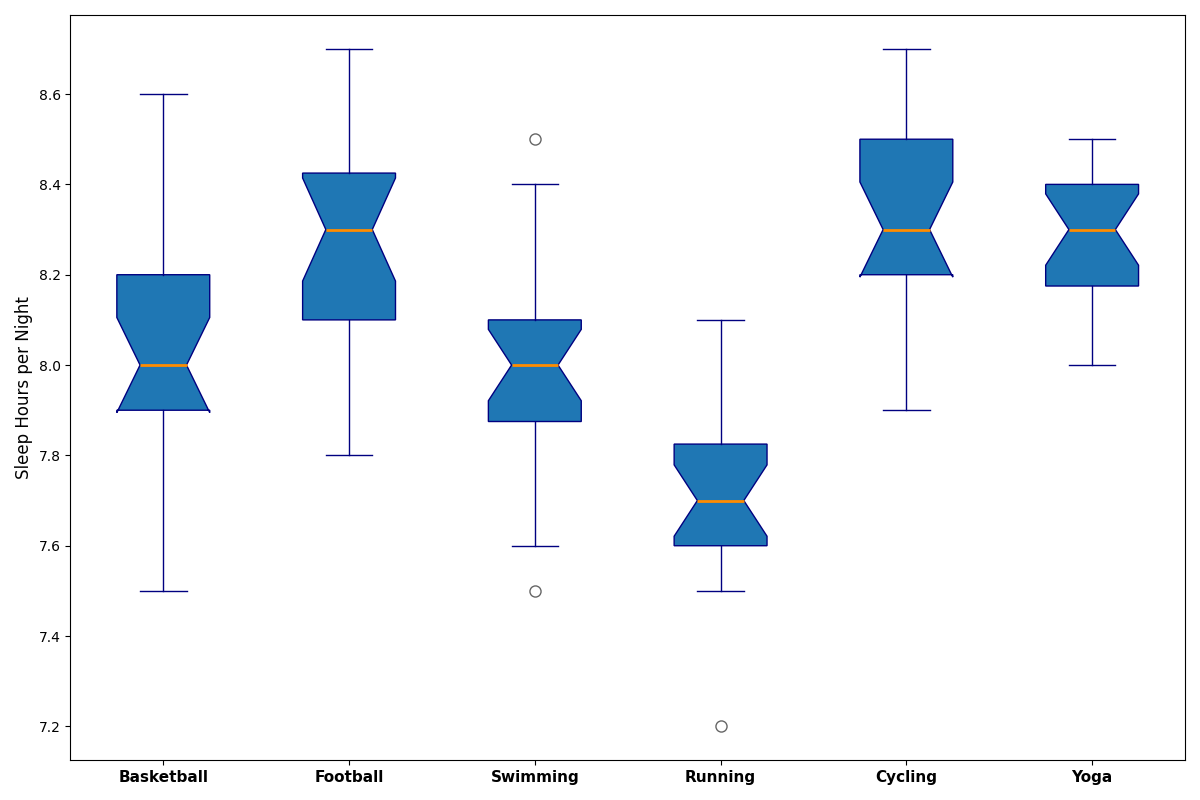

Python code for this plot:
import matplotlib.pyplot as plt

# Data
basketball_sleep_hours = [7.5, 8, 8.1, 7.9, 8.3, 8, 7.8, 8.2, 8.3, 8.1, 7.9, 8, 7.5, 8, 8.2, 8.4, 8.6, 7.8, 8.1, 7.9]
football_sleep_hours = [8.5, 8.1, 7.9, 8, 8.4, 8.2, 7.8, 8.1, 8.2, 8.3, 8.5, 8.4, 8.3, 8.1, 8.6, 8.7, 8.5, 8.3, 8.2, 8.4]
swimming_sleep_hours = [7.8, 7.5, 7.9, 8, 8.1, 8.3, 8.4, 7.9, 8, 7.7, 7.8, 8.2, 8, 7.9, 8.1, 8.5, 7.9, 8, 7.6, 8.1]
running_sleep_hours = [7.2, 7.5, 7.8, 7.7, 7.9, 7.6, 7.8, 7.6, 7.5, 7.7, 7.9, 8, 7.6, 7.8, 7.7, 8.1, 7.9, 7.5, 7.8, 7.6]
cycling_sleep_hours = [8.3, 8.1, 7.9, 8.4, 8.2, 8.6, 8.1, 8.3, 8.2, 8.7, 8.5, 8.3, 8.4, 8.2, 8.6, 8.1, 8.5, 8.3, 8.7, 8.2]

# Additional data for Yoga
yoga_sleep_hours = [8.2, 8.0, 8.1, 8.2, 8.4, 8.3, 8.1, 8.3, 8.4, 8.5, 8.3, 8.2, 8.4, 8.3, 8.1, 8.5, 8.2, 8.4, 8.3, 8.1]

sleep_hours_data = [basketball_sleep_hours, football_sleep_hours, swimming_sleep_hours, running_sleep_hours, cycling_sleep_hours, yoga_sleep_hours]

sports = ['Basketball', 'Football', 'Swimming', 'Running', 'Cycling', 'Yoga']

fig, ax = plt.subplots(figsize=(12, 8))

ax.boxplot(sleep_hours_data, patch_artist=True, notch=True,
           boxprops=dict(color='navy'),
           whiskerprops=dict(color='navy'),
           capprops=dict(color='navy'),
           flierprops=dict(marker='o', color='red', markersize=8, alpha=0.6),
           medianprops=dict(color='darkorange', linewidth=2))

ax.set_ylabel('Sleep Hours per Night', fontsize=12)
ax.set_xticklabels(sports, fontsize=11, fontweight='bold')

plt.tight_layout()
plt.show()
